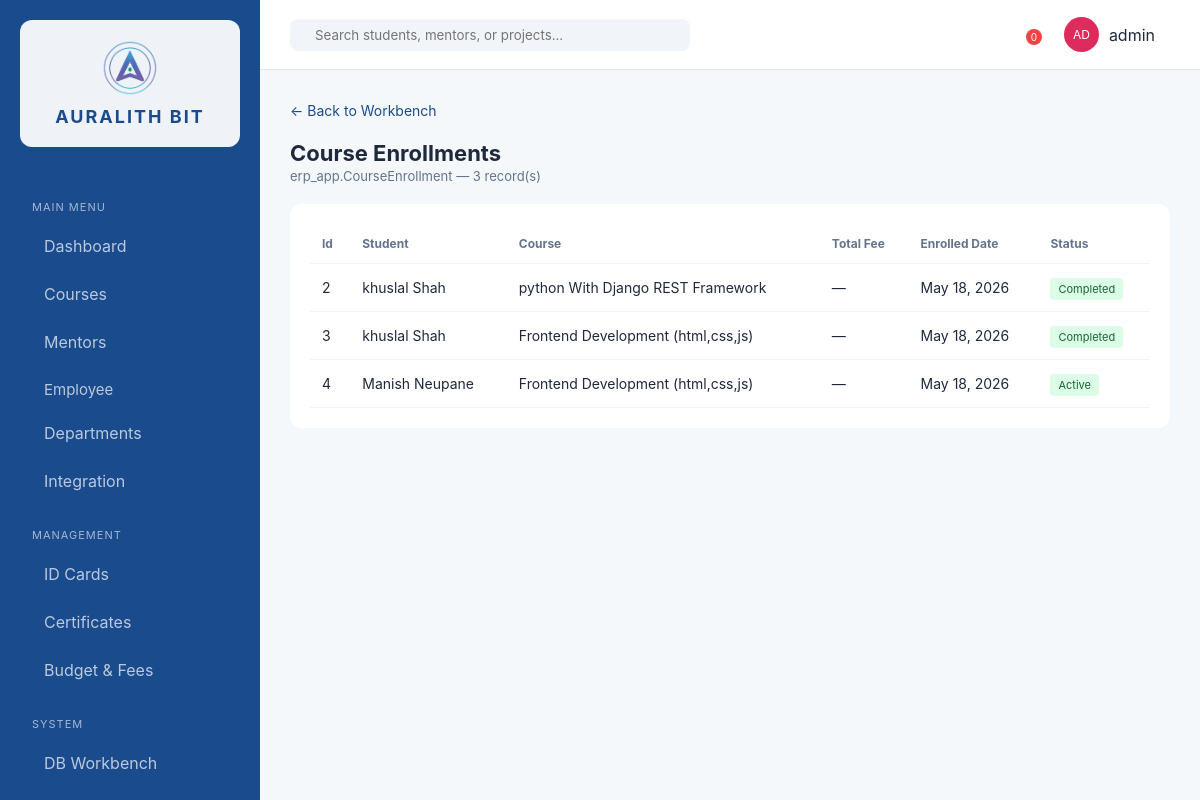
/workbench/erp_app/CourseEnrollment/ (signed in), run on an earlier commit of the app's database.
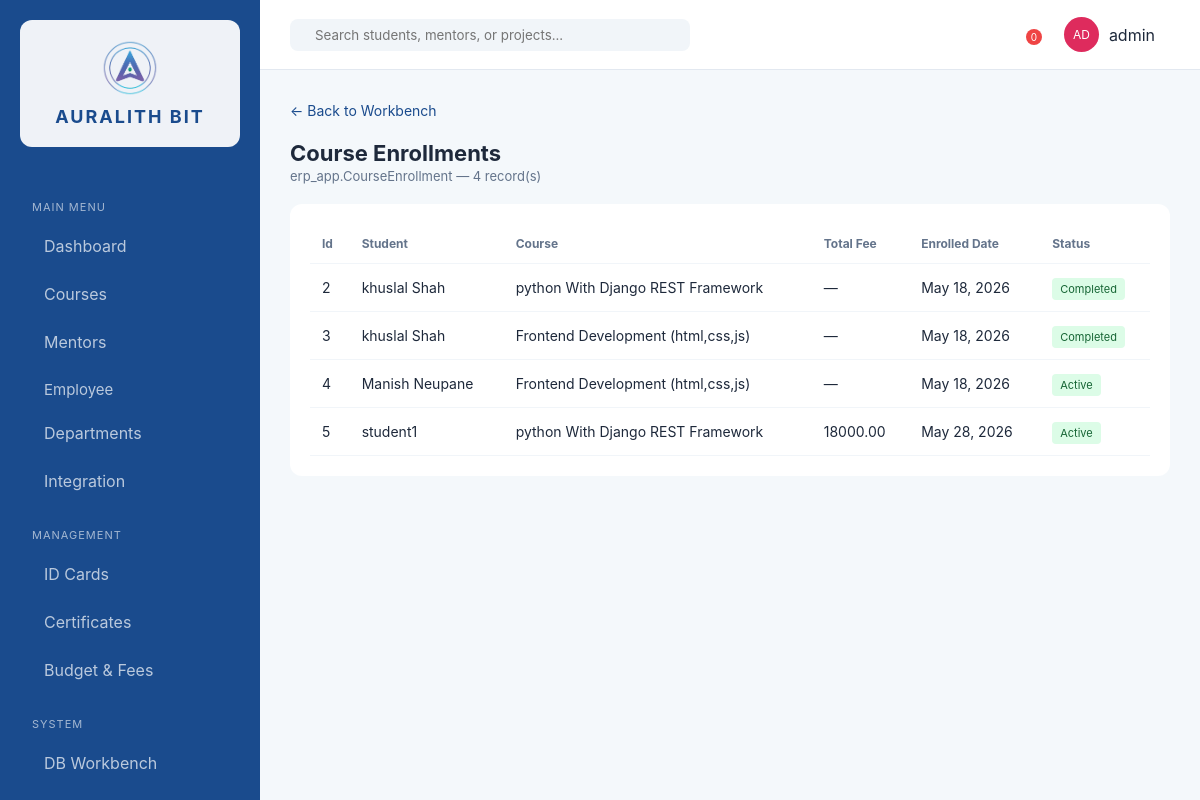
And on a later commit of the database.
### erp_app/models.py (models this page shows, shortened)
class CourseEnrollment(models.Model):
    STATUS_CHOICES = [
        ('active', 'Active'),
        ('completed', 'Completed'),
        ('dropped', 'Dropped'),
    ]
    student = models.ForeignKey(Student, on_delete=models.CASCADE, related_name='enrollments')
    course = models.ForeignKey(Course, on_delete=models.CASCADE, related_name='enrollments')
    total_fee = models.DecimalField(max_digits=10, decimal_places=2, default=0)
    enrolled_date = models.DateField(auto_now_add=True)
    status = models.CharField(max_length=20, choices=STATUS_CHOICES, default='active')
    class Meta:
        unique_together = ['student', 'course']

class Student(models.Model):
    user = models.OneToOneField(User, on_delete=models.CASCADE, null=True, blank=True, related_name='student_profile')
    name = models.CharField(max_length=200)
    email = models.EmailField(unique=True)
    phone = models.CharField(max_length=20, blank=True)
    enrolled_date = models.DateField(auto_now_add=True)
    is_intern = models.BooleanField(default=False)
    class Meta:
        ordering = ['name']
    def __str__(self):
        return self.name

class Course(models.Model):
    STATUS_CHOICES = [
        ('live', 'Live'),
        ('upcoming', 'Upcoming'),
        ('enrollment', 'Enrollment'),
        ('completed', 'Completed'),
    ]
    CATEGORY_CHOICES = [
        ('development', 'Development'),
        ('design', 'UI/UX'),
        ('qa', 'Digital Marketing'),
        ('marketing', 'Graphic Designing'),
    ]
    name = models.CharField(max_length=200)
    mentor = models.ForeignKey(Mentor, on_delete=models.SET_NULL, null=True, blank=True)
    category = models.CharField(max_length=50, choices=CATEGORY_CHOICES, default='development')
    duration_weeks = models.PositiveIntegerField(default=8)
    status = models.CharField(max_length=20, choices=STATUS_CHOICES, default='enrollment')
    description = models.TextField(blank=True)
    syllabus = models.FileField(upload_to='syllabi/', null=True, blank=True)
    students_count = models.PositiveIntegerField(default=0)
    completion_percent = models.PositiveIntegerField(default=0)
    created_at = models.DateTimeField(auto_now_add=True)
    class Meta:
        ordering = ['-created_at']
    def __str__(self):
        return self.name

### erp_app/views.py (the view)
# urls.py: path('workbench/<str:app_label>/<str:model_name>/', views.workbench_table, name='workbench_table'),
@login_required
def workbench_table(request, app_label, model_name):
    model = None
    for m in apps.get_models():
        if m.__name__ == model_name and m._meta.app_label == app_label:
            model = m
            break
    if not model:
        return render(request, 'erp_app/workbench.html', {'error': 'Model not found'})
    fields = [f for f in model._meta.fields]
    objects_list = model.objects.all()
    choice_fields = {f.name for f in model._meta.fields if hasattr(f, 'choices') and f.choices}
    context = {
        'model': model,
        'model_name': model.__name__,
        'model_verbose_plural': model._meta.verbose_name_plural.title(),
        'model_app_label': model._meta.app_label,
        'model_class_name': model.__name__,
        'fields': fields,
        'objects': objects_list,
        'choice_fields': choice_fields,
    }
    return render(request, 'erp_app/workbench_table.html', context)

### erp_app/roles.py (called while the page is built)
def get_user_roles(user):
    if not user.is_authenticated:
        return []
    roles = set()
    if user.is_superuser:
        roles.add(SUPER_ADMIN)
    for group in user.groups.all():
        roles.add(group.name)
    if hasattr(user, 'student_profile') and user.student_profile:
        roles.add(STUDENT)
    return list(roles)

### erp_app/templatetags/erp_extras.py (called while the page is built)
@register.filter
def get_attr(obj, attr):
    value = getattr(obj, attr, '')
    if callable(value):
        try:
            return value()
        except TypeError:
            return value
    return value

### erp_app/templates/erp_app/workbench_table.html (shortened to what this page needs)
{% extends 'erp_app/base.html' %}
{% load erp_extras %}
{% block content %}
<div style="margin-bottom:20px;">
    <a href="{% url 'workbench' %}" style="color:var(--auralith-blue);text-decoration:none;font-size:14px;">&larr; Back to Workbench</a>
</div>
<header class="top-nav" style="position:static;padding:0 0 20px 0;border-bottom:none;height:auto;background:transparent;">
    <div class="header-info">
        <h1>{{ model_verbose_plural|title }}</h1>
        <p>{{ model_app_label }}.{{ model_class_name }} &mdash; {{ objects|length }} record(s)</p>
    </div>
</header>
<div class="data-card" style="overflow-x:auto;">
    <table>
        <thead>
            <tr>
                {% for field in fields %}
                <th>{{ field.verbose_name|title }}</th>
                {% endfor %}
            </tr>
        </thead>
        <tbody>
            {% for obj in objects %}
            <tr>
                {% for field in fields %}
                <td>
                    {% if field.name in choice_fields %}
                        {% with display_method='get_'|add:field.name|add:'_display' %}
                        <span class="tag {% if obj|get_attr:field.name == 'live' or obj|get_attr:field.name == 'active' or obj|get_attr:field.name == 'completed' %}live{% endif %}">{{ obj|get_attr:display_method }}</span>
                        {% endwith %}
                    {% elif field.name == 'mentor' and obj|get_attr:'mentor' %}
                        {{ obj.mentor.name }}
                    {% elif field.name == 'department' and obj|get_attr:'department' %}
                        {{ obj.department.name }}
                    {% elif field.get_internal_type == 'BooleanField' %}
                        {% if obj|get_attr:field.name %}Yes{% else %}No{% endif %}
                    {% elif field.get_internal_type == 'DateField' or field.get_internal_type == 'DateTimeField' %}
                        {{ obj|get_attr:field.name|default:"—" }}
                    {% else %}
                        {{ obj|get_attr:field.name|default:"—" }}
                    {% endif %}
                </td>
                {% endfor %}
            </tr>
            {% empty %}
            <tr><td colspan="{{ fields|length }}" style="text-align:center;color:#94a3b8;">No records found.</td></tr>
            {% endfor %}
        </tbody>
    </table>
</div>
{% endblock %}

What changed in the data, as far as the page shows it:
added CourseEnrollment: fields "5" "student1" "python With Django REST Framework" "18000.00", fields "May 28, 2026", fields "Active"
Also different on the page:
{{ objects|length }}: "3" → "4"
